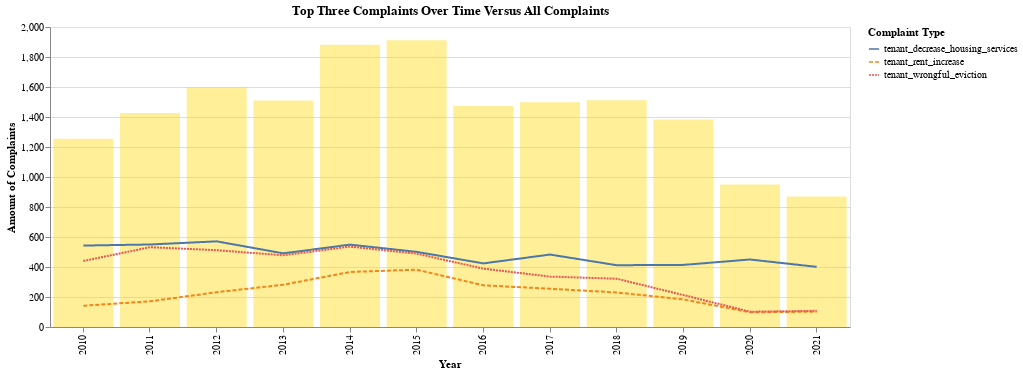

Notebook cell for this chart:
### Markdown cell above
#### This chart is helpful, but I think it will be even more helpful to see how these three complaints changed over time along with the trend of all complaints, which I showed earlier in the pop_years_chart. 

The below cell demonstrates how to create a layered chart in altair. I copied my code for the chart under question one (pop_years_chart) and named it 'base,' since it will be the background chart. Next, I copied my code for the chart immediately above this text (most_pop_by_year) and named it 'second_layer,' since it will be in the foreground. 

I combine the two charts using the alt.layer() function.

### Code cell
base = alt.Chart(pop_years).encode(
    x=alt.X('year:O', title='Year'),
    y=alt.Y('petition_id', title='Amount of Complaints')
)

second_layer = alt.Chart(most_pop_by_year).encode(
    x=alt.X('year:O', title='Year'),
    y=alt.Y('petition_id', title='Amount of Complaints'),
    color=alt.Color('reason', title='Complaint Type'),
    strokeDash='reason',
    tooltip=['year', 'petition_id', 'reason']
)

alt.layer(
    base.mark_bar().encode(),
    second_layer.mark_line().encode()
).properties(
    title='Top Three Complaints Over Time Versus All Complaints',
    width=800,
    height=300
).configure_bar(
    opacity=0.4,
    color='gold'
)

### Figure 1 — Vega-Lite specification as saved in the notebook (floating-point values rounded to 4 significant figures)
{"config": {"view": {"continuousWidth": 400, "continuousHeight": 300}, "bar": {"color": "gold", "opacity": 0.4}}, "layer": [{"data": {"name": "data-e97dc8909c02f9f7f4f2437734eff36a"}, "mark": "bar", "encoding": {"x": {"field": "year", "title": "Year", "type": "ordinal"}, "y": {"field": "petition_id", "title": "Amount of Complaints", "type": "quantitative"}}}, {"data": {"name": "data-326aa0f42b37dcda5a5d8b1208b8c8c6"}, "mark": "line", "encoding": {"color": {"field": "reason", "title": "Complaint Type", "type": "nominal"}, "strokeDash": {"field": "reason", "type": "nominal"}, "tooltip": [{"field": "year", "type": "quantitative"}, {"field": "petition_id", "type": "quantitative"}, {"field": "reason", "type": "nominal"}], "x": {"field": "year", "title": "Year", "type": "ordinal"}, "y": {"field": "petition_id", "title": "Amount of Complaints", "type": "quantitative"}}}], "height": 300, "title": "Top Three Complaints Over Time Versus All Complaints", "width": 800, "$schema": "https://vega.github.io/schema/vega-lite/v4.17.0.json", "datasets": {"data-e97dc8909c02f9f7f4f2437734eff36a": [{"year": 2015, "petition_id": 1912}, {"year": 2014, "petition_id": 1881}, {"year": 2012, "petition_id": 1598}, {"year": 2018, "petition_id": 1511}, {"year": 2013, "petition_id": 1510}, {"year": 2017, "petition_id": 1499}, {"year": 2016, "petition_id": 1473}, {"year": 2011, "petition_id": 1427}, {"year": 2019, "petition_id": 1383}, {"year": 2010, "petition_id": 1255}, {"year": 2020, "petition_id": 950}, {"year": 2021, "petition_id": 870}], "data-326aa0f42b37dcda5a5d8b1208b8c8c6": [{"reason": "tenant_decrease_housing_services", "year": 2010, "petition_id": 543}, {"reason": "tenant_decrease_housing_services", "year": 2011, "petition_id": 550}, {"reason": "tenant_decrease_housing_services", "year": 2012, "petition_id": 571}, {"reason": "tenant_decrease_housing_services", "year": 2013, "petition_id": 491}, {"reason": "tenant_decrease_housing_services", "year": 2014, "petition_id": 549}, {"reason": "tenant_decrease_housing_services", "year": 2015, "petition_id": 501}, {"reason": "tenant_decrease_housing_services", "year": 2016, "petition_id": 424}, {"reason": "tenant_decrease_housing_services", "year": 2017, "petition_id": 483}, {"reason": "tenant_decrease_housing_services", "year": 2018, "petition_id": 412}, {"reason": "tenant_decrease_housing_services", "year": 2019, "petition_id": 414}, {"reason": "tenant_decrease_housing_services", "year": 2020, "petition_id": 450}, {"reason": "tenant_decrease_housing_services", "year": 2021, "petition_id": 401}, {"reason": "tenant_rent_increase", "year": 2010, "petition_id": 142}, {"reason": "tenant_rent_increase", "year": 2011, "petition_id": 171}, {"reason": "tenant_rent_increase", "year": 2012, "petition_id": 232}, {"reason": "tenant_rent_increase", "year": 2013, "petition_id": 282}, {"reason": "tenant_rent_increase", "year": 2014, "petition_id": 367}, {"reason": "tenant_rent_increase", "year": 2015, "petition_id": 382}, {"reason": "tenant_rent_increase", "year": 2016, "petition_id": 278}, {"reason": "tenant_rent_increase", "year": 2017, "petition_id": 255}, {"reason": "tenant_rent_increase", "year": 2018, "petition_id": 230}, {"reason": "tenant_rent_increase", "year": 2019, "petition_id": 184}, {"reason": "tenant_rent_increase", "year": 2020, "petition_id": 98}, {"reason": "tenant_rent_increase", "year": 2021, "petition_id": 102}, {"reason": "tenant_wrongful_eviction", "year": 2010, "petition_id": 440}, {"reason": "tenant_wrongful_eviction", "year": 2011, "petition_id": 532}, {"reason": "tenant_wrongful_eviction", "year": 2012, "petition_id": 512}, {"reason": "tenant_wrongful_eviction", "year": 2013, "petition_id": 478}, {"reason": "tenant_wrongful_eviction", "year": 2014, "petition_id": 536}, {"reason": "tenant_wrongful_eviction", "year": 2015, "petition_id": 489}, {"reason": "tenant_wrongful_eviction", "year": 2016, "petition_id": 389}, {"reason": "tenant_wrongful_eviction", "year": 2017, "petition_id": 336}, {"reason": "tenant_wrongful_eviction", "year": 2018, "petition_id": 322}, {"reason": "tenant_wrongful_eviction", "year": 2019, "petition_id": 213}, {"reason": "tenant_wrongful_eviction", "year": 2020, "petition_id": 102}, {"reason": "tenant_wrongful_eviction", "year": 2021, "petition_id": 108}]}}
